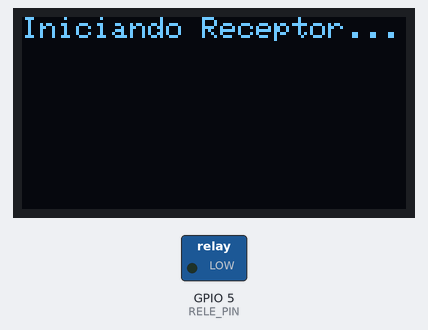
Recording of a sketch running on a simulated ESP32. Shown: 128×64 one-colour display, switched loads named in the sketch (green lamp = pin HIGH). WiFi joins after 1.5 s; servers stay silent unless stated; what the sketch prints to the serial monitor is not drawn.

Above: at 2.1 s.
At 3.6 s:
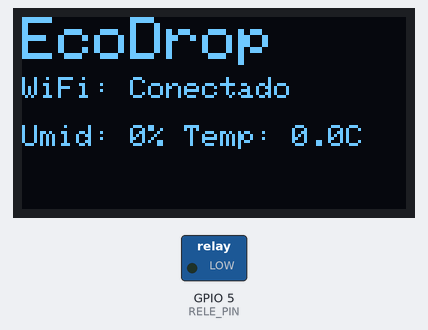
At 4.1 s:
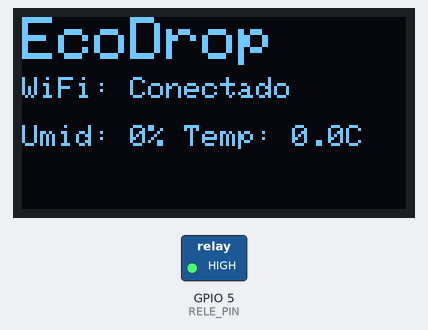
Timing chart, 0 to 5.6 s (numbered marks = the images above):
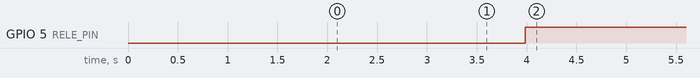

The sketch:

receptor_atuador.ino
```cpp
#include <WiFi.h>
#include <WiFiClientSecure.h>
#include <HTTPClient.h>
#include <ArduinoJson.h>
#include <Wire.h>
#include <Adafruit_GFX.h>
#include <Adafruit_SSD1306.h>
#include "arduino_secrets.h" // Contém WIFI_SSID, WIFI_PASSWORD e DATABASE_URL

#define RELE_PIN 5

// OLED (SSD1306 I2C)
#define SCREEN_WIDTH 128
#define SCREEN_HEIGHT 64
#define OLED_RESET -1
#define OLED_I2C_ADDR 0x3C

Adafruit_SSD1306 display(SCREEN_WIDTH, SCREEN_HEIGHT, &Wire, OLED_RESET);

// Estrutura de dados recebidos da nuvem
struct struct_message {
    float temp;
    float umid;
    int solo;
};

struct_message readings = {0.0, 0.0, 0};

bool modoManual = false;
bool comandoManual = false;

unsigned long ultimaLeituraNuvemMillis = 0;
const long intervaloConsulta = 5000; // Consulta o Firebase a cada 5 segundos

// Cliente TLS e HTTP reutilizados entre requisicoes (evita multiplos handshakes)
WiFiClientSecure tlsClient;
HTTPClient http;
unsigned long ultimaTentativaWifi = 0;

void garantirWiFi() {
    if (WiFi.status() == WL_CONNECTED) return;

    unsigned long agora = millis();
    if (ultimaTentativaWifi != 0 && agora - ultimaTentativaWifi < 10000) return;
    ultimaTentativaWifi = agora;

    Serial.println("Wi-Fi desconectado. Tentando reconectar...");
    WiFi.disconnect();
    WiFi.begin(WIFI_SSID, WIFI_PASSWORD);
}

bool iniciarHttp(const String& url) {
    http.setReuse(true);
    http.setConnectTimeout(5000);
    http.setTimeout(8000);
    tlsClient.setInsecure();
    tlsClient.setHandshakeTimeout(8);
    return http.begin(tlsClient, url);
}

static void desenharOLED() {
    display.clearDisplay();
    display.setTextColor(SSD1306_WHITE);

    display.setTextSize(2);
    display.setCursor(0, 0);
    display.println("EcoDrop");

    display.setTextSize(1);
    display.setCursor(0, 20);
    display.print("WiFi: Conectado");

    display.setCursor(0, 36);
    display.print("Umid: ");
    display.print(readings.umid, 0);
    display.print("% Temp: ");
    display.print(readings.temp, 1);
    display.println("C");

    display.display();
}

void processarBomba() {
    // No modo MANUAL o interruptor tem prioridade total sobre os sensores
    if (modoManual) {
        if (comandoManual) {
            digitalWrite(RELE_PIN, HIGH);
            Serial.println(" -> Bomba Comando: LIGAR (Manual)");
        } else {
            digitalWrite(RELE_PIN, LOW);
            Serial.println(" -> Bomba Comando: DESLIGAR (Manual)");
        }
        return;
    }

    Serial.printf(" -> Avaliando umidade para bomba: %.0f%%\n", readings.umid);

    // Se a umidade estiver <= 55% (Solo seco -> Liga a bomba)
    if (readings.umid <= 55.0f) {
        digitalWrite(RELE_PIN, HIGH);
        Serial.println(" -> Bomba Comando: LIGAR (Automatico)");
    }
    // Se a umidade estiver > 65% (Solo molhado -> Desliga a bomba)
    else if (readings.umid > 65.0f) {
        digitalWrite(RELE_PIN, LOW);
        Serial.println(" -> Bomba Comando: DESLIGAR (Automatico)");
    }
}

// Busca somente as leituras dos sensores
void buscarLeituras() {
    String url = String(DATABASE_URL) + "/dispositivos/ESP32_Solo_01/estado_atual.json";

    if (iniciarHttp(url)) {
        int httpResponseCode = http.GET();

        if (httpResponseCode == HTTP_CODE_OK) {
            String payload = http.getString();

            StaticJsonDocument<256> doc;
            DeserializationError error = deserializeJson(doc, payload);

            if (!error) {
                readings.temp = doc["temperatura"] | 0.0;
                readings.umid = doc["umidade_solo"] | 0.0;
                readings.solo = doc["solo_bruto"] | 0;

                Serial.println("Dados sincronizados do Firebase..:");
                Serial.printf(" -> Solo(bruto): %d | Umidade: %.0f%% | Temp: %.1f\n",
                              readings.solo, readings.umid, readings.temp);
            } else {
                Serial.println("Erro ao interpretar JSON do Firebase.");
            }
        } else {
            Serial.printf("Erro HTTP ao buscar dados: %d\n", httpResponseCode);
        }
        http.end();
    } else {
        Serial.println("Falha ao iniciar conexão HTTPS.");
    }
}

// Busca o modo de operacao e o comando manual do interruptor
void buscarConfigAtuador() {
    String url = String(DATABASE_URL) + "/atuadores/bomba_dagua.json";

    if (iniciarHttp(url)) {
        int httpResponseCode = http.GET();

        if (httpResponseCode == HTTP_CODE_OK) {
            String payload = http.getString();

            StaticJsonDocument<256> doc;
            DeserializationError error = deserializeJson(doc, payload);

            if (!error) {
                const char* modo = doc["modo"] | "AUTOMATICO";
                modoManual = (String(modo) == "MANUAL");
                comandoManual = doc["comando_manual"] | false;
            }
        }
        http.end();
    }
}

// Busca os dados atualizados do EcoDrop (Firebase)
void buscarDadosFirebase() {
    garantirWiFi();

    if (WiFi.status() != WL_CONNECTED) {
        Serial.println("Erro: Wi-Fi desconectado. Reconectando...");
        return;
    }

    buscarLeituras();
    buscarConfigAtuador();
    processarBomba();
    desenharOLED();
}

void setup() {
    Serial.begin(115200);
    delay(2000);

    pinMode(RELE_PIN, OUTPUT);
    digitalWrite(RELE_PIN, LOW); // Inicia desligado

    // OLED: inicializa I2C explicitamente informando pinos padrão do ESP32 (SDA=21, SCL=22)
    Wire.begin(21, 22);
    if (!display.begin(SSD1306_SWITCHCAPVCC, OLED_I2C_ADDR)) {
        Serial.println("Erro: OLED nao encontrado (0x3C).");
    } else {
        display.clearDisplay();
        display.setTextSize(1);
        display.setTextColor(SSD1306_WHITE);
        display.setCursor(0, 0);
        display.println("Iniciando Receptor...");
        display.display();
    }

    // CONFIGURAÇÃO DE WI-FI
    WiFi.mode(WIFI_STA);
    WiFi.setAutoReconnect(true);
    WiFi.persistent(false);
    tlsClient.setInsecure();
    WiFi.begin(WIFI_SSID, WIFI_PASSWORD);

    Serial.print("Conectando ao Wi-Fi principal");
    while (WiFi.status() != WL_CONNECTED) {
        Serial.print(".");
        delay(500);
    }
    Serial.println("\nWi-Fi Conectado com sucesso!");

    desenharOLED();
}

void loop() {
    // Consulta o Firebase periodicamente a cada 5 segundos
    if (millis() - ultimaLeituraNuvemMillis >= intervaloConsulta || ultimaLeituraNuvemMillis == 0) {
        ultimaLeituraNuvemMillis = millis();
        buscarDadosFirebase();
    }

    delay(20);
}
```

arduino_secrets.example.h
```cpp
#ifndef ARDUINO_SECRETS_H
#define ARDUINO_SECRETS_H

// Copie este arquivo para "arduino_secrets.h" e preencha com os seus dados.
// O arquivo arduino_secrets.h esta no .gitignore e nao deve ser versionado.

// --- CONFIGURACAO DA SUA REDE WI-FI ---
const char* WIFI_SSID = "NOME_DA_SUA_REDE";
const char* WIFI_PASSWORD = "SENHA_DA_SUA_REDE";

// --- CONFIGURACOES DO FIREBASE ---
const char* API_KEY = "SUA_API_KEY";
const char* DATABASE_URL = "https://SEU_PROJETO-default-rtdb.firebaseio.com";

#endif
```

Measured:
- by itself, GPIO 5 (RELE_PIN): LOW → HIGH at 4.0 s
- what the display in image 0 shows lasts 1.5 s, from 2.1 s to 3.6 s
